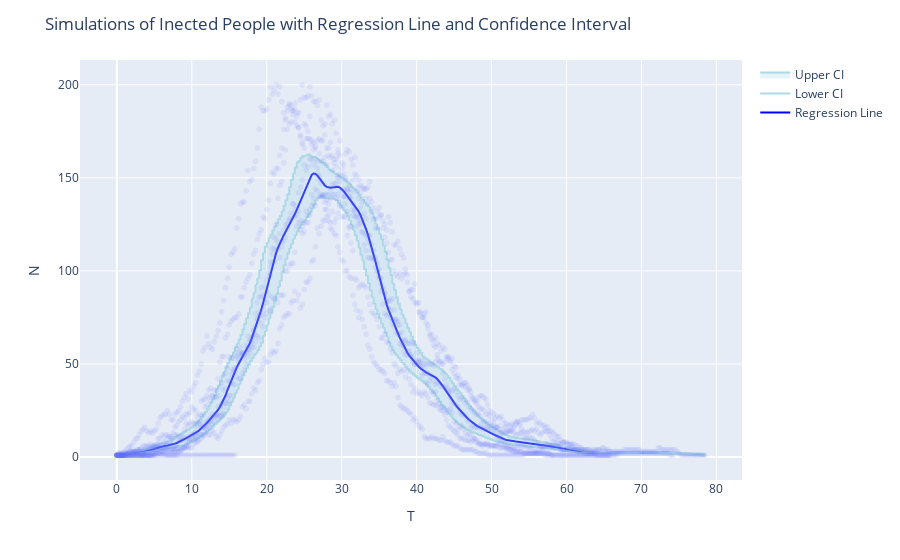

This figure's notebook cell:
### Code cell
# Create another scatter plot for the infected people and include regression line and confidence interval
fig_smoothed_with_ci = px.scatter(all_sims_infected_people, x='T', y='N', opacity=0.1)
fig_smoothed_with_ci.add_trace(go.Scatter(x=smoothed[:, 0], y=smoothed[:, 1],
                         mode='lines', line=dict(color='blue'),
                         name='Regression Line'))

# Add confidence intervals as a shaded area
fig_smoothed_with_ci.add_trace(go.Scatter(
    x=smoothed[:, 0], y=lower_ci,
    fill=None, mode='lines', line_color='lightblue', name='Lower CI'))

fig_smoothed_with_ci.add_trace(go.Scatter(
    x=smoothed[:, 0], y=upper_ci,
    fill='tonexty', mode='lines', line_color='lightblue', name='Upper CI',
    fillcolor='rgba(173, 216, 230, 0.3)'  # Light blue shaded area
))

# Customize layout
fig_smoothed_with_ci.update_layout(
    title="Simulations of Inected People with Regression Line and Confidence Interval",
    xaxis_title="T",
    yaxis_title="N",
    showlegend=True
)

fig_smoothed_with_ci.show()

### Figure 1 — Plotly figure (JSON) as saved in the notebook; plotly's stock layout.template omitted (floating-point values rounded to 4 significant figures; data arrays with more than 128 entries replaced by an {"elided": "..."} marker saying what was removed)
{"data": [{"hovertemplate": "T=%{x}<br>N=%{y}<extra></extra>", "legendgroup": "", "marker": {"color": "#636efa", "opacity": 0.1, "symbol": "circle"}, "mode": "markers", "name": "", "showlegend": false, "type": "scattergl", "x": {"elided": "2070 float values"}, "xaxis": "x", "y": {"elided": "2070 int values"}, "yaxis": "y"}, {"line": {"color": "blue"}, "mode": "lines", "name": "Regression Line", "type": "scatter", "x": {"elided": "2070 float values"}, "y": {"elided": "2070 float values"}}, {"line": {"color": "lightblue"}, "mode": "lines", "name": "Lower CI", "type": "scatter", "x": {"elided": "2070 float values"}, "y": {"elided": "2070 float values"}}, {"fill": "tonexty", "fillcolor": "rgba(173, 216, 230, 0.3)", "line": {"color": "lightblue"}, "mode": "lines", "name": "Upper CI", "type": "scatter", "x": {"elided": "2070 float values"}, "y": {"elided": "2070 float values"}}], "layout": {"legend": {"tracegroupgap": 0}, "margin": {"t": 60}, "showlegend": true, "title": {"text": "Simulations of Inected People with Regression Line and Confidence Interval"}, "xaxis": {"anchor": "y", "domain": [0, 1], "title": {"text": "T"}}, "yaxis": {"anchor": "x", "domain": [0, 1], "title": {"text": "N"}}}}
